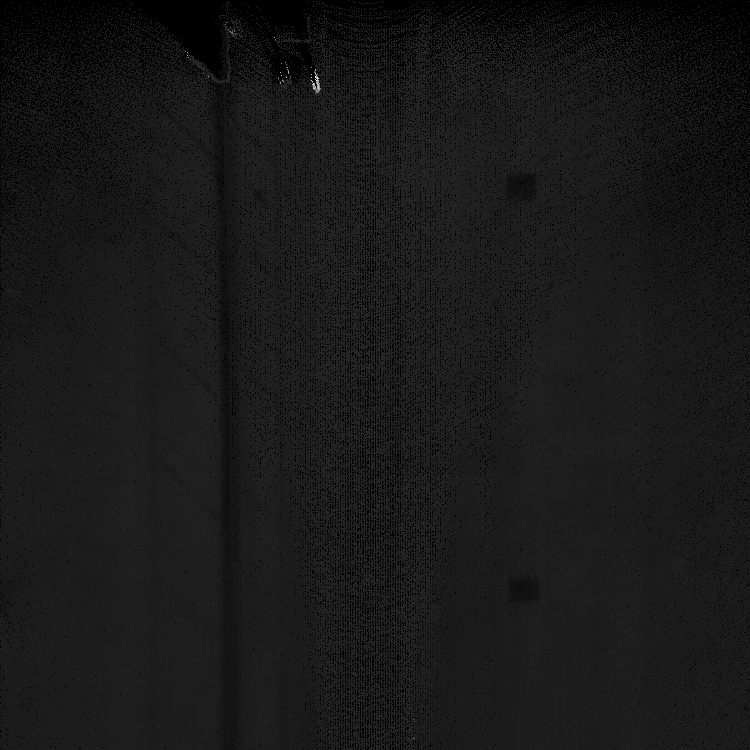
//> input picture src/opencv/gradient_testing/new_paint_inter_nearest_.png, 750 x 750 px
$ ./edge   (built with g++ and OpenCV 4)
//> lines starting //> are read from the running program, lines starting //| are printed output that depends on the picture
//> further down, image is the input picture: 750 rows x 750 cols, CV_8UC3; min 0, max 255, mean 24.5
//
// Created by sibi on 12/26/23.
//

#include <opencv2/opencv.hpp>
#include <opencv2/highgui/highgui.hpp>
#include <opencv2/imgproc/imgproc.hpp>


int edgeThresh = 1;
int edgeThreshScharr = 1;
int edgeSobelThresholdX = 1;
int edgeSobelThresholdY = 1;
int edgeLaplacian = 1;
cv::Mat image, gray, blurImage, edge1, edge2,edge3, cedge;
const char* window_name1 = "Edge map : Canny default (Sobel gradient)";
const char* window_name2 = "Edge map : Canny with custom gradient (Scharr)";
const char* window_name3 = "Edge map : Sobel";
const char* window_name4 = "Edge map : Laplacian";

cv::Mat SobelFiltering(const cv::Mat& grayscaleImage,int threshold_x,int threshold_y)
{
  cv::Mat sobelX, sobelY;
  cv::Sobel(grayscaleImage, sobelX, CV_16S, 1, 0, 2*threshold_x + 1);
  cv::Sobel(grayscaleImage, sobelY, CV_16S, 0, 1, 2*threshold_y + 1);

  // Convert back to 8-bit unsigned integers
  cv::Mat sobelXAbs, sobelYAbs;
  cv::convertScaleAbs(sobelX, sobelXAbs);
  cv::convertScaleAbs(sobelY, sobelYAbs);

  // Combine the X and Y gradients
  cv::Mat sobelImage;
  cv::addWeighted(sobelXAbs, 0.5, sobelYAbs, 0.5, 0, sobelImage);
  return sobelImage;
}

// define a trackbar callback
static void onTrackbar(int, void*)
{
  // Run the edge detector on grayscale
  cv::Canny(image, edge1, edgeThresh, edgeThresh * 3, 3);
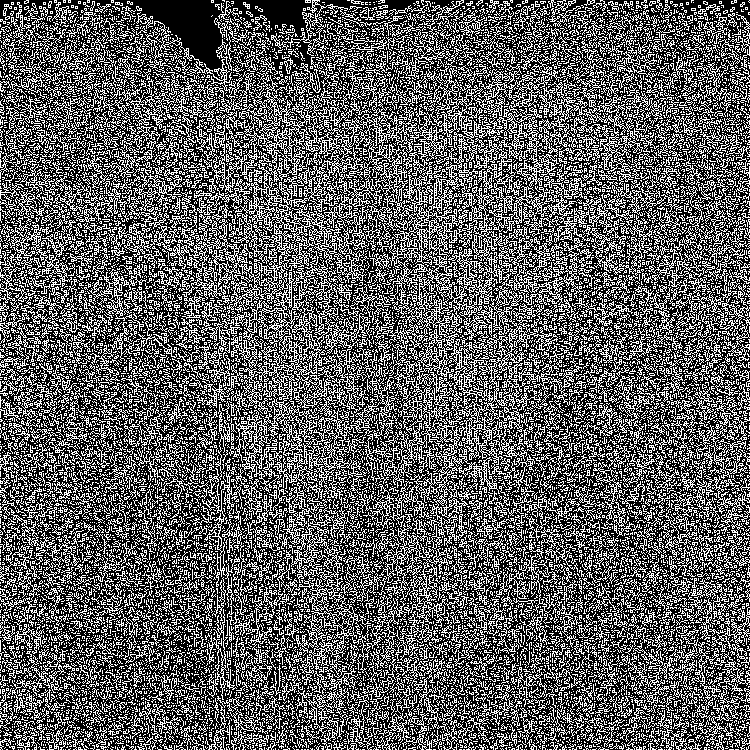
//> edge1: 750 rows x 750 cols, CV_8UC1; 36.8% white in thin lines or dots
  cedge = cv::Scalar::all(0);
  image.copyTo(cedge, edge1);
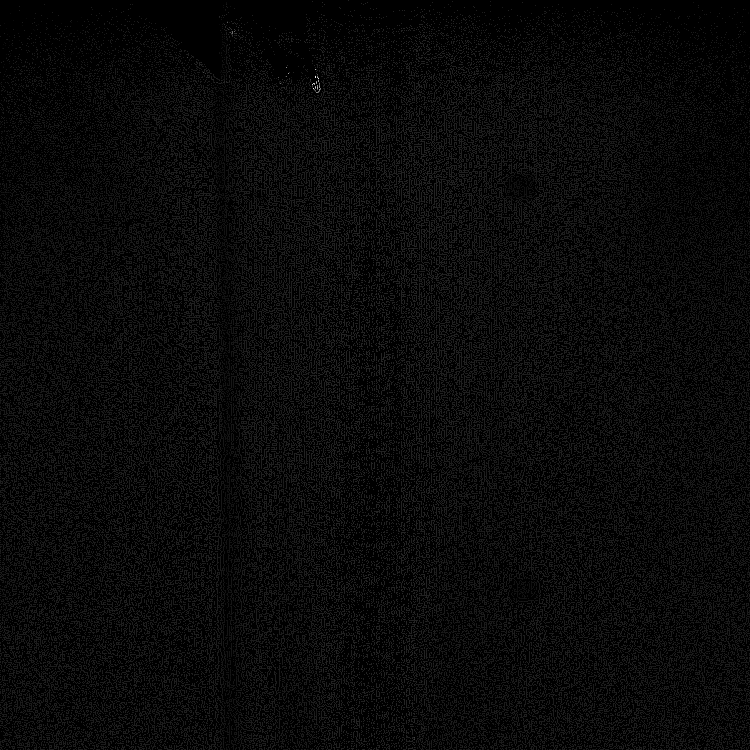
//> cedge: 750 rows x 750 cols, CV_8UC3; min 0, max 245, mean 9.4
  cv::imshow(window_name1, cedge);

  cv::Mat dx, dy,result;
  cv::Scharr(image, dx, CV_16S, 1, 0);
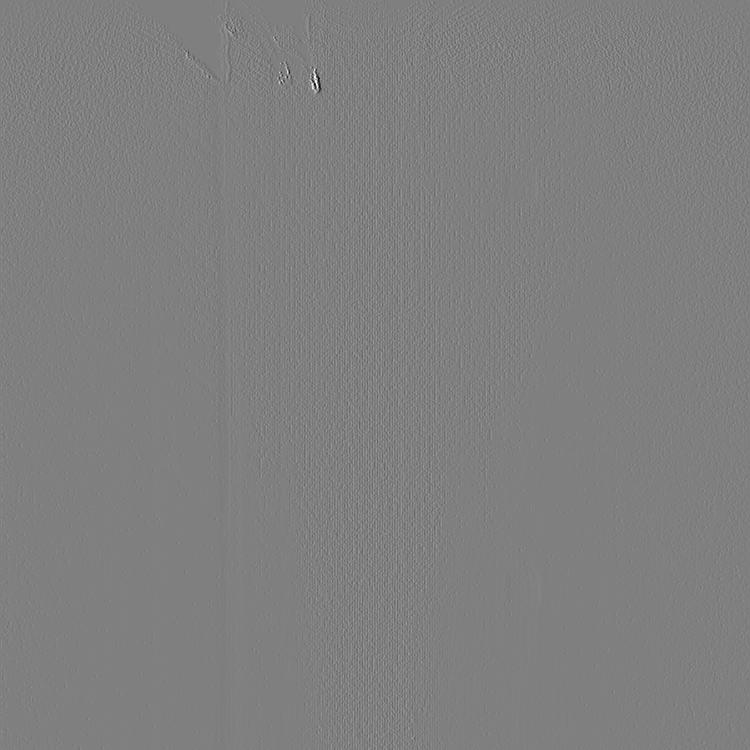
//> dx: 750 rows x 750 cols, CV_16SC3; min -3172, max 3154, mean 0; drawn with min black and max white
  cv::Scharr(image, dy, CV_16S, 0, 1);
  cv::addWeighted(dx, 0.5, dy, 0.5, 0, result);

//  cv::Canny(dx, dy, edge2, edgeThreshScharr, edgeThreshScharr * 3);
//
//  cedge = cv::Scalar::all(0);
//  image.copyTo(cedge, edge2);
  cv::imshow(window_name2, result);


  edge3 = SobelFiltering(image,edgeSobelThresholdX,edgeSobelThresholdY);
//> in SobelFiltering, `cv::convertScaleAbs(sobelX, sobelXAbs);`:
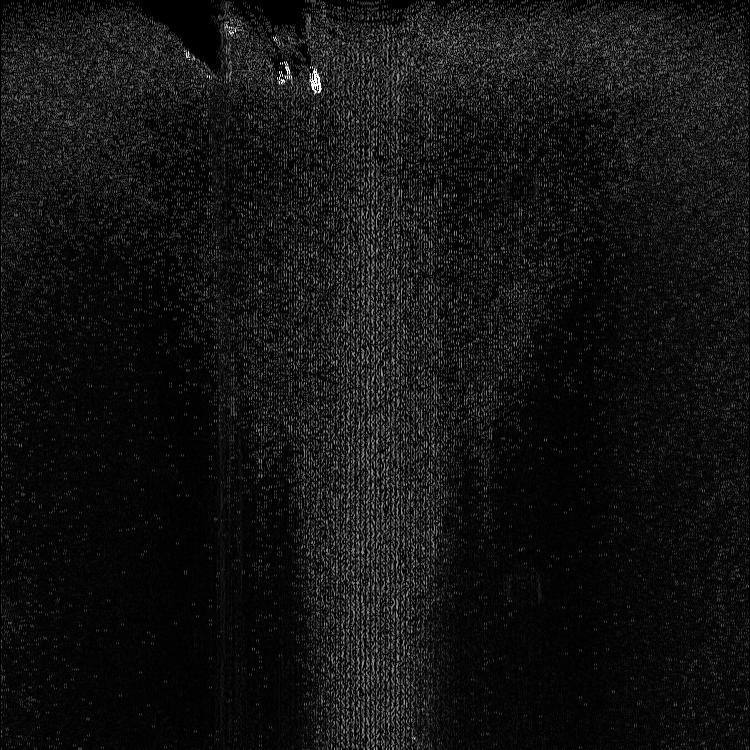
//> sobelXAbs: 750 rows x 750 cols, CV_8UC3; min 0, max 255, mean 18.6
//> in SobelFiltering, `cv::convertScaleAbs(sobelY, sobelYAbs);`:
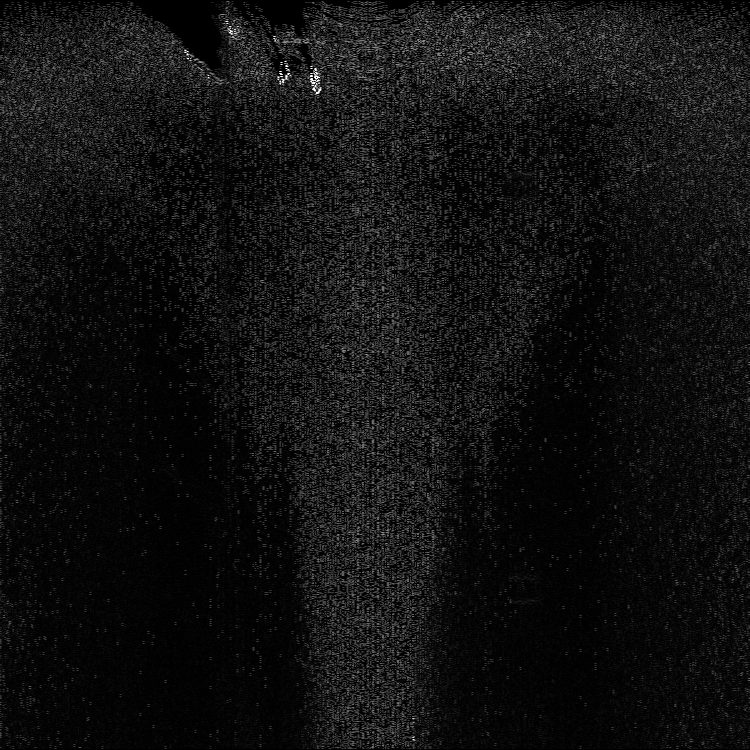
//> sobelYAbs: 750 rows x 750 cols, CV_8UC3; min 0, max 255, mean 17.3
  cedge = cv::Scalar::all(0);
  image.copyTo(cedge, edge3);
  cv::imshow(window_name3, edge3);

  cv::Mat result_laplacian;
  cv::Laplacian(image,result_laplacian,CV_16S,2*edgeLaplacian + 1);
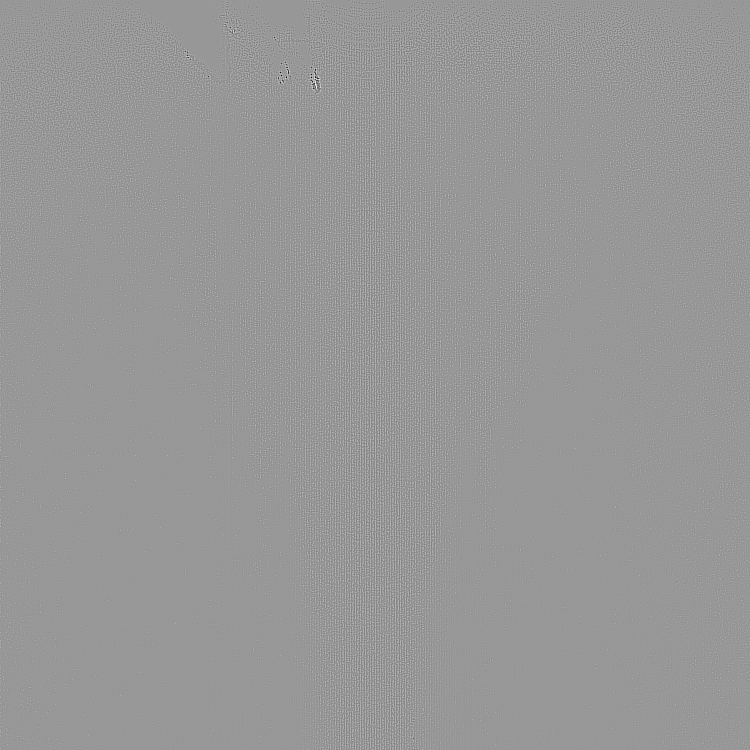
//> result_laplacian: 750 rows x 750 cols, CV_16SC3; min -1784, max 1212, mean 0; drawn with min black and max white
  cv::imshow(window_name4, result_laplacian);

}

int main(int argc, const char** argv)
{
  image = cv::imread("src/opencv/gradient_testing/new_paint_inter_nearest_.png", cv::IMREAD_COLOR);
  if (image.empty())
  {
    std::cout<<"Cannot read image file:\n";
    return -1;
  }
  cedge.create(image.size(), image.type());
  cv::cvtColor(image, gray, cv::COLOR_BGR2GRAY);

  cv::namedWindow("Original Image", cv::WINDOW_NORMAL);
  cv::imshow("Original Image", image);

  // Create a window
  cv::namedWindow(window_name1, 1);
  cv::namedWindow(window_name2, 1);
  cv::namedWindow(window_name3,1);
//  cv::namedWindow(window_name4,1);
  // create a toolbar
  cv::createTrackbar("Canny threshold default", window_name1, &edgeThresh, 10, onTrackbar);
  cv::createTrackbar("threshold Scharr", window_name2, &edgeThreshScharr, 10, onTrackbar);
  cv::createTrackbar("threshold Sobel X ", window_name3, &edgeSobelThresholdX, 10, onTrackbar);
  cv::createTrackbar("threshold Sobel Y ", window_name3, &edgeSobelThresholdY, 10, onTrackbar);
  cv::createTrackbar("threshold Laplacian ", window_name4, &edgeLaplacian, 10, onTrackbar);
  // Show the image
  onTrackbar(0, 0);
  // Wait for a key stroke; the same function arranges events processing
  cv::waitKey(0);
  return 0;
}
